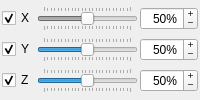
               <widget class="QWidget" name="page_8">
                <layout class="QGridLayout" name="gridLayout_10">
                 <property name="margin">
                  <number>2</number>
                 </property>
                 <property name="spacing">
                  <number>2</number>
                 </property>
                 <item row="0" column="0">
                  <widget class="QCheckBox" name="vector_brush_smooth_x">
                   <property name="text">
                    <string>X</string>
                   </property>
                   <property name="checked">
                    <bool>true</bool>
                   </property>
                  </widget>
                 </item>
                 <item row="0" column="1">
                  <widget class="QSlider" name="vector_brush_smooth_strength_slider_x">
                   <property name="enabled">
                    <bool>false</bool>
                   </property>
                   <property name="maximum">
                    <number>100</number>
                   </property>
                   <property name="value">
                    <number>50</number>
                   </property>
                   <property name="orientation">
                    <enum>Qt::Horizontal</enum>
                   </property>
                   <property name="tickPosition">
                    <enum>QSlider::TicksBothSides</enum>
                   </property>
                   <property name="tickInterval">
                    <number>4</number>
                   </property>
                  </widget>
                 </item>
                 <item row="0" column="2">
                  <widget class="QSpinBox" name="vector_brush_smooth_strength_x">
                   <property name="alignment">
                    <set>Qt::AlignRight|Qt::AlignTrailing|Qt::AlignVCenter</set>
                   </property>
                   <property name="buttonSymbols">
                    <enum>QAbstractSpinBox::PlusMinus</enum>
                   </property>
                   <property name="suffix">
                    <string>%</string>
                   </property>
                   <property name="maximum">
                    <number>100</number>
                   </property>
                   <property name="value">
                    <number>50</number>
                   </property>
                  </widget>
                 </item>
                 <item row="1" column="0">
                  <widget class="QCheckBox" name="vector_brush_smooth_y">
                   <property name="text">
                    <string>Y</string>
                   </property>
                   <property name="checked">
                    <bool>true</bool>
                   </property>
                  </widget>
                 </item>
                 <item row="1" column="1">
                  <widget class="QSlider" name="vector_brush_smooth_strength_slider_y">
                   <property name="maximum">
                    <number>100</number>
                   </property>
                   <property name="value">
                    <number>50</number>
                   </property>
                   <property name="orientation">
                    <enum>Qt::Horizontal</enum>
                   </property>
                   <property name="tickPosition">
                    <enum>QSlider::TicksBothSides</enum>
                   </property>
                   <property name="tickInterval">
                    <number>4</number>
                   </property>
                  </widget>
                 </item>
                 <item row="1" column="2">
                  <widget class="QSpinBox" name="vector_brush_smooth_strength_y">
                   <property name="alignment">
                    <set>Qt::AlignRight|Qt::AlignTrailing|Qt::AlignVCenter</set>
                   </property>
                   <property name="buttonSymbols">
                    <enum>QAbstractSpinBox::PlusMinus</enum>
                   </property>
                   <property name="suffix">
                    <string>%</string>
                   </property>
                   <property name="maximum">
                    <number>100</number>
                   </property>
                   <property name="value">
                    <number>50</number>
                   </property>
                  </widget>
                 </item>
                 <item row="2" column="0">
                  <widget class="QCheckBox" name="vector_brush_smooth_z">
                   <property name="text">
                    <string>Z</string>
                   </property>
                   <property name="checked">
                    <bool>true</bool>
                   </property>
                  </widget>
                 </item>
                 <item row="2" column="1">
                  <widget class="QSlider" name="vector_brush_smooth_strength_slider_z">
                   <property name="maximum">
                    <number>100</number>
                   </property>
                   <property name="value">
                    <number>50</number>
                   </property>
                   <property name="orientation">
                    <enum>Qt::Horizontal</enum>
                   </property>
                   <property name="tickPosition">
                    <enum>QSlider::TicksBothSides</enum>
                   </property>
                   <property name="tickInterval">
                    <number>4</number>
                   </property>
                  </widget>
                 </item>
                 <item row="2" column="2">
                  <widget class="QSpinBox" name="vector_brush_smooth_strength_z">
                   <property name="alignment">
                    <set>Qt::AlignRight|Qt::AlignTrailing|Qt::AlignVCenter</set>
                   </property>
                   <property name="buttonSymbols">
                    <enum>QAbstractSpinBox::PlusMinus</enum>
                   </property>
                   <property name="suffix">
                    <string>%</string>
                   </property>
                   <property name="maximum">
                    <number>100</number>
                   </property>
                   <property name="value">
                    <number>50</number>
                   </property>
                  </widget>
                 </item>
                </layout>
               </widget>
